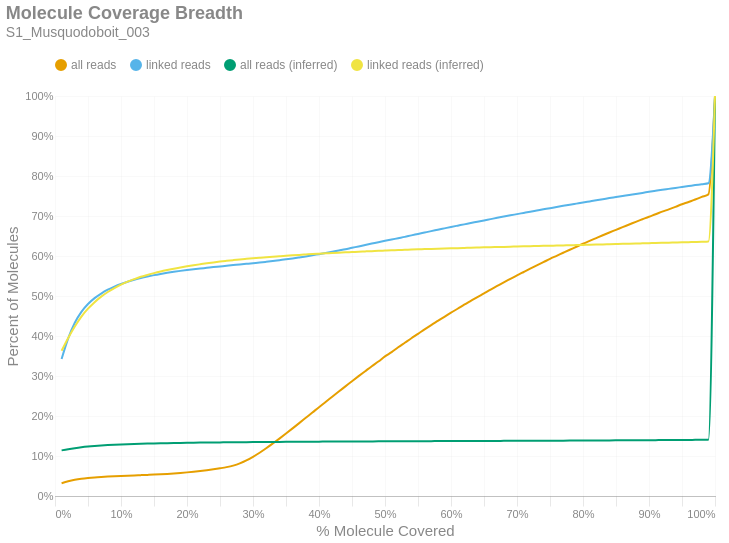

Here is the notebook cell this chart was saved with:
### Markdown cell above
### Molecule Read Coverage
This chart shows molecule coverage breadth as computed by the number of bases aligned to that molecule. In other words, "*how much of each unique long molecule is actually sequenced/aligned?*" Keep in mind there is a distinction between sequences and alignments, since some sequences belonging to a particular molecule may not align well and wouldn't appear in the alignment data. This chart also shows molecule coverage breadth as computed by the *inferred fragment* from which the aligned sequences originate. Unlike read coverage, this calculation takes into account the total insert size, including unsequenced gaps between the forward and reverse reads. Like the previous figures, these are cumulative percents.

### Code cell
if SKIPLR:
    print_html(f"Skipped")
else:
    binned_df = consolidated_hist(valids['coverage_bp'], mask, 0.01, True)
    binned_df_inf = consolidated_hist(valids['coverage_inserts'], mask, 0.01, True)
    binned_df = binned_df.with_columns(pl.lit(binned_df_inf['all reads (cumsum)']).alias('all reads (inferred)'))
    binned_df = binned_df.with_columns(pl.lit(binned_df_inf['linked reads (cumsum)']).alias('linked reads (inferred)'))
    binned_df = binned_df.with_columns(
        (pl.col('bin').cast(pl.Float64) + 0.01).alias('right_edge')
    )

    with SafeRender(binned_df):
        (
            density_plot(binned_df, 'Molecule Coverage Breadth', samplename, 'molcov', ['all reads (inferred)','linked reads (inferred)'])
            .encode(
                #x=alt.X('bin:Q', title="% Molecule Covered").axis(format = '%').scale(padding=0),
                x=alt.X('right_edge:Q', title="% Molecule Covered").axis(format='%').scale(padding=0),
                y=alt.Y('value:Q', title='Percent of Molecules')
                    .axis(format='%')
                    .stack(False)
                    .scale(domainMin=0, padding=0),
                color=alt.Color("key:N").scale(domain = ["all reads", "linked reads", "all reads (inferred)", "linked reads (inferred)"]),
                tooltip = [
                    alt.Tooltip("key:N", title = "Data Type"),
                    alt.Tooltip("range_label:N", title="% Molecule Covered"),
                    alt.Tooltip("value:Q", format = ".2%", title="% Molecules")
                ]
            )
        ).display()

### Figure 1 — Vega-Lite specification as saved in the notebook (floating-point values rounded to 4 significant figures)
{"width": "container", "height": 400, "config": {"title": {"anchor": "start", "dy": -15, "fontSize": 18, "color": "#888888", "subtitleColor": "#888888", "subtitleFontSize": 14}, "arc": {"fill": "#0072B2"}, "axis": {"domainColor": "#888888", "domainWidth": 0.5, "gridWidth": 0.2, "grid": false, "titleFontWeight": 400, "titleFontSize": 15, "labelFontSize": 11, "labelColor": "#888888", "tickColor": "#888888", "tickWidth": 0.2, "titleColor": "#888888"}, "axisBand": {"grid": false}, "axisX": {"grid": true, "tickSize": 10, "domainCap": "round"}, "axisY": {"domain": false, "grid": true, "tickSize": 0, "domainCap": "round"}, "background": "transparent", "header": {"labelFontSize": 15, "labelColor": "#888888", "titleFontSize": 15, "titleFontWeight": 600, "titleColor": "#888888"}, "legend": {"labelFont": "sans-serif", "labelFontSize": 12, "labelColor": "#888888", "symbolSize": 100, "symbolType": "circle", "titleFontSize": 12, "titlePadding": 10, "titleColor": "#888888", "title": null, "orient": "top"}, "range": {"category": ["#E69F00", "#56B4E9", "#009E73", "#F0E442", "#0072B2", "#D55E00", "#CC79A7", "#000000"], "diverging": ["#cfe8f3", "#a2d4ec", "#73bfe2", "#46abdb", "#1696d2", "#12719e"]}, "area": {"fill": "#0072B2", "fillOpacity": 0.7, "line": true, "strokeOpacity": 0.7}, "line": {"color": "#0072B2", "stroke": "#0072B2", "strokeWidth": 2}, "trail": {"color": "#0072B2", "stroke": "#0072B2", "strokeWidth": 0, "size": 1}, "point": {"filled": true, "fillOpacity": 1.0, "size": 95}, "text": {"color": "#888888", "fontSize": 11, "align": "right", "fontWeight": 400, "size": 11}, "bar": {"fill": "#0072B2", "stroke": null}, "view": {"stroke": null, "continuousWidth": 660, "continuousHeight": 400}}, "data": {"name": "data-383c974499f9ad9a298b05f02b03b4aa"}, "mark": {"type": "line", "interpolate": "monotone", "point": {"opacity": 0, "size": 275}}, "encoding": {"color": {"field": "key", "scale": {"domain": ["all reads", "linked reads", "all reads (inferred)", "linked reads (inferred)"]}, "type": "nominal"}, "tooltip": [{"field": "key", "title": "Data Type", "type": "nominal"}, {"field": "range_label", "title": "% Molecule Covered", "type": "nominal"}, {"field": "value", "format": ".2%", "title": "% Molecules", "type": "quantitative"}], "x": {"axis": {"format": "%"}, "field": "right_edge", "scale": {"padding": 0}, "title": "% Molecule Covered", "type": "quantitative"}, "y": {"axis": {"format": "%"}, "field": "value", "scale": {"domainMin": 0, "padding": 0}, "stack": false, "title": "Percent of Molecules", "type": "quantitative"}}, "params": [{"name": "param_c36ac31b6afebe62", "select": {"type": "point", "fields": ["key"]}, "bind": "legend"}], "title": {"text": "Molecule Coverage Breadth", "subtitle": "S1_Musquodoboit_003"}, "transform": [{"fold": ["all reads (cumsum)", "linked reads (cumsum)", "all reads (inferred)", "linked reads (inferred)"]}, {"calculate": "replace(datum.key, ' (cumsum)', '')", "as": "key"}, {"filter": {"param": "param_c36ac31b6afebe62"}}], "usermeta": {"embedOptions": {"downloadFileName": "S1_Musquodoboit_003.molcov"}}, "$schema": "https://vega.github.io/schema/vega-lite/v6.1.0.json", "datasets": {"data-383c974499f9ad9a298b05f02b03b4aa": [{"bin": "0.0", "interval": "0.0-0.01", "all reads": 0.03201, "linked reads": 0.3424, "all reads (cumsum)": 0.03201, "linked reads (cumsum)": 0.3424, "range_label": "0.0-0.01", "all reads (inferred)": 0.1141, "linked reads (inferred)": 0.363, "right_edge": 0.01}, {"bin": "0.01", "interval": "0.01-0.02", "all reads": 0.00477, "linked reads": 0.05151, "all reads (cumsum)": 0.03678, "linked reads (cumsum)": 0.3939, "range_label": "0.01-0.02", "all reads (inferred)": 0.117, "linked reads (inferred)": 0.3951, "right_edge": 0.02}, {"bin": "0.02", "interval": "0.02-0.03", "all reads": 0.003632, "linked reads": 0.03915, "all reads (cumsum)": 0.04041, "linked reads (cumsum)": 0.4331, "range_label": "0.02-0.03", "all reads (inferred)": 0.1196, "linked reads (inferred)": 0.4237, "right_edge": 0.03}, {"bin": "0.03", "interval": "0.03-0.04", "all reads": 0.002635, "linked reads": 0.02729, "all reads (cumsum)": 0.04304, "linked reads (cumsum)": 0.4604, "range_label": "0.03-0.04", "all reads (inferred)": 0.1218, "linked reads (inferred)": 0.4485, "right_edge": 0.04}, {"bin": "0.04", "interval": "0.04-0.05", "all reads": 0.001898, "linked reads": 0.01957, "all reads (cumsum)": 0.04494, "linked reads (cumsum)": 0.4799, "range_label": "0.04-0.05", "all reads (inferred)": 0.1236, "linked reads (inferred)": 0.4683, "right_edge": 0.05}, {"bin": "0.05", "interval": "0.05-0.06", "all reads": 0.001484, "linked reads": 0.01474, "all reads (cumsum)": 0.04643, "linked reads (cumsum)": 0.4947, "range_label": "0.05-0.06", "all reads (inferred)": 0.125, "linked reads (inferred)": 0.4846, "right_edge": 0.06}, {"bin": "0.06", "interval": "0.06-0.07", "all reads": 0.001157, "linked reads": 0.01146, "all reads (cumsum)": 0.04758, "linked reads (cumsum)": 0.5061, "range_label": "0.06-0.07", "all reads (inferred)": 0.1262, "linked reads (inferred)": 0.4984, "right_edge": 0.07}, {"bin": "0.07", "interval": "0.07-0.08", "all reads": 0.0009768, "linked reads": 0.00957, "all reads (cumsum)": 0.04856, "linked reads (cumsum)": 0.5157, "range_label": "0.07-0.08", "all reads (inferred)": 0.1273, "linked reads (inferred)": 0.5099, "right_edge": 0.08}, {"bin": "0.08", "interval": "0.08-0.09", "all reads": 0.0008505, "linked reads": 0.007779, "all reads (cumsum)": 0.04941, "linked reads (cumsum)": 0.5235, "range_label": "0.08-0.09", "all reads (inferred)": 0.1281, "linked reads (inferred)": 0.5199, "right_edge": 0.09}, {"bin": "0.09", "interval": "0.09-0.1", "all reads": 0.0007671, "linked reads": 0.006589, "all reads (cumsum)": 0.05018, "linked reads (cumsum)": 0.5301, "range_label": "0.09-0.1", "all reads (inferred)": 0.1289, "linked reads (inferred)": 0.5284, "right_edge": 0.1}, {"bin": "0.1", "interval": "0.1-0.11", "all reads": 0.000688, "linked reads": 0.005596, "all reads (cumsum)": 0.05087, "linked reads (cumsum)": 0.5357, "range_label": "0.1-0.11", "all reads (inferred)": 0.1296, "linked reads (inferred)": 0.5358, "right_edge": 0.11}, {"bin": "0.11", "interval": "0.11-0.12", "all reads": 0.0006587, "linked reads": 0.004938, "all reads (cumsum)": 0.05152, "linked reads (cumsum)": 0.5406, "range_label": "0.11-0.12", "all reads (inferred)": 0.1301, "linked reads (inferred)": 0.5421, "right_edge": 0.12}, {"bin": "0.12", "interval": "0.12-0.13", "all reads": 0.0006291, "linked reads": 0.004394, "all reads (cumsum)": 0.05215, "linked reads (cumsum)": 0.545, "range_label": "0.12-0.13", "all reads (inferred)": 0.1306, "linked reads (inferred)": 0.548, "right_edge": 0.13}, {"bin": "0.13", "interval": "0.13-0.14", "all reads": 0.0006397, "linked reads": 0.00379, "all reads (cumsum)": 0.05279, "linked reads (cumsum)": 0.5488, "range_label": "0.13-0.14", "all reads (inferred)": 0.1311, "linked reads (inferred)": 0.5528, "right_edge": 0.14}, {"bin": "0.14", "interval": "0.14-0.15", "all reads": 0.0006645, "linked reads": 0.003382, "all reads (cumsum)": 0.05346, "linked reads (cumsum)": 0.5522, "range_label": "0.14-0.15", "all reads (inferred)": 0.1315, "linked reads (inferred)": 0.5573, "right_edge": 0.15}, {"bin": "0.15", "interval": "0.15-0.16", "all reads": 0.0007684, "linked reads": 0.002999, "all reads (cumsum)": 0.05423, "linked reads (cumsum)": 0.5552, "range_label": "0.15-0.16", "all reads (inferred)": 0.1318, "linked reads (inferred)": 0.5613, "right_edge": 0.16}, {"bin": "0.16", "interval": "0.16-0.17", "all reads": 0.0009429, "linked reads": 0.002767, "all reads (cumsum)": 0.05517, "linked reads (cumsum)": 0.5579, "range_label": "0.16-0.17", "all reads (inferred)": 0.1321, "linked reads (inferred)": 0.5649, "right_edge": 0.17}, {"bin": "0.17", "interval": "0.17-0.18", "all reads": 0.001118, "linked reads": 0.00252, "all reads (cumsum)": 0.05629, "linked reads (cumsum)": 0.5604, "range_label": "0.17-0.18", "all reads (inferred)": 0.1324, "linked reads (inferred)": 0.5683, "right_edge": 0.18}, {"bin": "0.18", "interval": "0.18-0.19", "all reads": 0.001305, "linked reads": 0.002347, "all reads (cumsum)": 0.05759, "linked reads (cumsum)": 0.5628, "range_label": "0.18-0.19", "all reads (inferred)": 0.1327, "linked reads (inferred)": 0.5714, "right_edge": 0.19}, {"bin": "0.19", "interval": "0.19-0.2", "all reads": 0.001462, "linked reads": 0.0021, "all reads (cumsum)": 0.05905, "linked reads (cumsum)": 0.5649, "range_label": "0.19-0.2", "all reads (inferred)": 0.133, "linked reads (inferred)": 0.5742, "right_edge": 0.2}, {"bin": "0.2", "interval": "0.2-0.21", "all reads": 0.00163, "linked reads": 0.001931, "all reads (cumsum)": 0.06068, "linked reads (cumsum)": 0.5668, "range_label": "0.2-0.21", "all reads (inferred)": 0.1332, "linked reads (inferred)": 0.5769, "right_edge": 0.21}, {"bin": "0.21", "interval": "0.21-0.22", "all reads": 0.00185, "linked reads": 0.001836, "all reads (cumsum)": 0.06253, "linked reads (cumsum)": 0.5687, "range_label": "0.21-0.22", "all reads (inferred)": 0.1334, "linked reads (inferred)": 0.5794, "right_edge": 0.22}, {"bin": "0.22", "interval": "0.22-0.23", "all reads": 0.00203, "linked reads": 0.00177, "all reads (cumsum)": 0.06456, "linked reads (cumsum)": 0.5704, "range_label": "0.22-0.23", "all reads (inferred)": 0.1337, "linked reads (inferred)": 0.5817, "right_edge": 0.23}, {"bin": "0.23", "interval": "0.23-0.24", "all reads": 0.002225, "linked reads": 0.001806, "all reads (cumsum)": 0.06679, "linked reads (cumsum)": 0.5722, "range_label": "0.23-0.24", "all reads (inferred)": 0.1339, "linked reads (inferred)": 0.5839, "right_edge": 0.24}, {"bin": "0.24", "interval": "0.24-0.25", "all reads": 0.00252, "linked reads": 0.001672, "all reads (cumsum)": 0.06931, "linked reads (cumsum)": 0.5739, "range_label": "0.24-0.25", "all reads (inferred)": 0.134, "linked reads (inferred)": 0.586, "right_edge": 0.25}, {"bin": "0.25", "interval": "0.25-0.26", "all reads": 0.002858, "linked reads": 0.001743, "all reads (cumsum)": 0.07217, "linked reads (cumsum)": 0.5757, "range_label": "0.25-0.26", "all reads (inferred)": 0.1342, "linked reads (inferred)": 0.5878, "right_edge": 0.26}, {"bin": "0.26", "interval": "0.26-0.27", "all reads": 0.003813, "linked reads": 0.001562, "all reads (cumsum)": 0.07598, "linked reads (cumsum)": 0.5772, "range_label": "0.26-0.27", "all reads (inferred)": 0.1344, "linked reads (inferred)": 0.5897, "right_edge": 0.27}, {"bin": "0.27", "interval": "0.27-0.28", "all reads": 0.005505, "linked reads": 0.001455, "all reads (cumsum)": 0.08148, "linked reads (cumsum)": 0.5787, "range_label": "0.27-0.28", "all reads (inferred)": 0.1345, "linked reads (inferred)": 0.5914, "right_edge": 0.28}, {"bin": "0.28", "interval": "0.28-0.29", "all reads": 0.007418, "linked reads": 0.001666, "all reads (cumsum)": 0.0889, "linked reads (cumsum)": 0.5803, "range_label": "0.28-0.29", "all reads (inferred)": 0.1347, "linked reads (inferred)": 0.5929, "right_edge": 0.29}, {"bin": "0.29", "interval": "0.29-0.3", "all reads": 0.009121, "linked reads": 0.001654, "all reads (cumsum)": 0.09802, "linked reads (cumsum)": 0.582, "range_label": "0.29-0.3", "all reads (inferred)": 0.1348, "linked reads (inferred)": 0.5943, "right_edge": 0.3}, {"bin": "0.3", "interval": "0.3-0.31", "all reads": 0.0101, "linked reads": 0.001562, "all reads (cumsum)": 0.1081, "linked reads (cumsum)": 0.5836, "range_label": "0.3-0.31", "all reads (inferred)": 0.1349, "linked reads (inferred)": 0.5957, "right_edge": 0.31}, {"bin": "0.31", "interval": "0.31-0.32", "all reads": 0.01114, "linked reads": 0.001841, "all reads (cumsum)": 0.1193, "linked reads (cumsum)": 0.5854, "range_label": "0.31-0.32", "all reads (inferred)": 0.1351, "linked reads (inferred)": 0.597, "right_edge": 0.32}, {"bin": "0.32", "interval": "0.32-0.33", "all reads": 0.01195, "linked reads": 0.001949, "all reads (cumsum)": 0.1312, "linked reads (cumsum)": 0.5873, "range_label": "0.32-0.33", "all reads (inferred)": 0.1352, "linked reads (inferred)": 0.5981, "right_edge": 0.33}, {"bin": "0.33", "interval": "0.33-0.34", "all reads": 0.0123, "linked reads": 0.00216, "all reads (cumsum)": 0.1435, "linked reads (cumsum)": 0.5895, "range_label": "0.33-0.34", "all reads (inferred)": 0.1353, "linked reads (inferred)": 0.5994, "right_edge": 0.34}, {"bin": "0.34", "interval": "0.34-0.35", "all reads": 0.01265, "linked reads": 0.002133, "all reads (cumsum)": 0.1562, "linked reads (cumsum)": 0.5916, "range_label": "0.34-0.35", "all reads (inferred)": 0.1354, "linked reads (inferred)": 0.6006, "right_edge": 0.35}, {"bin": "0.35", "interval": "0.35-0.36", "all reads": 0.01299, "linked reads": 0.002252, "all reads (cumsum)": 0.1691, "linked reads (cumsum)": 0.5939, "range_label": "0.35-0.36", "all reads (inferred)": 0.1355, "linked reads (inferred)": 0.6017, "right_edge": 0.36}, {"bin": "0.36", "interval": "0.36-0.37", "all reads": 0.01313, "linked reads": 0.002499, "all reads (cumsum)": 0.1823, "linked reads (cumsum)": 0.5964, "range_label": "0.36-0.37", "all reads (inferred)": 0.1356, "linked reads (inferred)": 0.6028, "right_edge": 0.37}, {"bin": "0.37", "interval": "0.37-0.38", "all reads": 0.01321, "linked reads": 0.002603, "all reads (cumsum)": 0.1955, "linked reads (cumsum)": 0.599, "range_label": "0.37-0.38", "all reads (inferred)": 0.1357, "linked reads (inferred)": 0.6038, "right_edge": 0.38}, {"bin": "0.38", "interval": "0.38-0.39", "all reads": 0.0132, "linked reads": 0.002787, "all reads (cumsum)": 0.2087, "linked reads (cumsum)": 0.6018, "range_label": "0.38-0.39", "all reads (inferred)": 0.1358, "linked reads (inferred)": 0.6049, "right_edge": 0.39}, {"bin": "0.39", "interval": "0.39-0.4", "all reads": 0.01343, "linked reads": 0.002841, "all reads (cumsum)": 0.2221, "linked reads (cumsum)": 0.6046, "range_label": "0.39-0.4", "all reads (inferred)": 0.1359, "linked reads (inferred)": 0.6058, "right_edge": 0.4}, {"bin": "0.4", "interval": "0.4-0.41", "all reads": 0.01298, "linked reads": 0.002823, "all reads (cumsum)": 0.2351, "linked reads (cumsum)": 0.6074, "range_label": "0.4-0.41", "all reads (inferred)": 0.136, "linked reads (inferred)": 0.6066, "right_edge": 0.41}, {"bin": "0.41", "interval": "0.41-0.42", "all reads": 0.01318, "linked reads": 0.0031, "all reads (cumsum)": 0.2483, "linked reads (cumsum)": 0.6105, "range_label": "0.41-0.42", "all reads (inferred)": 0.1361, "linked reads (inferred)": 0.6074, "right_edge": 0.42}, {"bin": "0.42", "interval": "0.42-0.43", "all reads": 0.013, "linked reads": 0.003186, "all reads (cumsum)": 0.2613, "linked reads (cumsum)": 0.6137, "range_label": "0.42-0.43", "all reads (inferred)": 0.1361, "linked reads (inferred)": 0.6083, "right_edge": 0.43}, {"bin": "0.43", "interval": "0.43-0.44", "all reads": 0.01278, "linked reads": 0.003153, "all reads (cumsum)": 0.274, "linked reads (cumsum)": 0.6169, "range_label": "0.43-0.44", "all reads (inferred)": 0.1362, "linked reads (inferred)": 0.6092, "right_edge": 0.44}, {"bin": "0.44", "interval": "0.44-0.45", "all reads": 0.01288, "linked reads": 0.003626, "all reads (cumsum)": 0.2869, "linked reads (cumsum)": 0.6205, "range_label": "0.44-0.45", "all reads (inferred)": 0.1363, "linked reads (inferred)": 0.6099, "right_edge": 0.45}, {"bin": "0.45", "interval": "0.45-0.46", "all reads": 0.0127, "linked reads": 0.003377, "all reads (cumsum)": 0.2996, "linked reads (cumsum)": 0.6239, "range_label": "0.45-0.46", "all reads (inferred)": 0.1364, "linked reads (inferred)": 0.6108, "right_edge": 0.46}, {"bin": "0.46", "interval": "0.46-0.47", "all reads": 0.01241, "linked reads": 0.003671, "all reads (cumsum)": 0.312, "linked reads (cumsum)": 0.6276, "range_label": "0.46-0.47", "all reads (inferred)": 0.1365, "linked reads (inferred)": 0.6115, "right_edge": 0.47}, {"bin": "0.47", "interval": "0.47-0.48", "all reads": 0.01236, "linked reads": 0.003445, "all reads (cumsum)": 0.3244, "linked reads (cumsum)": 0.631, "range_label": "0.47-0.48", "all reads (inferred)": 0.1365, "linked reads (inferred)": 0.6122, "right_edge": 0.48}, {"bin": "0.48", "interval": "0.48-0.49", "all reads": 0.01168, "linked reads": 0.00332, "all reads (cumsum)": 0.3361, "linked reads (cumsum)": 0.6343, "range_label": "0.48-0.49", "all reads (inferred)": 0.1366, "linked reads (inferred)": 0.613, "right_edge": 0.49}, {"bin": "0.49", "interval": "0.49-0.5", "all reads": 0.01294, "linked reads": 0.003579, "all reads (cumsum)": 0.349, "linked reads (cumsum)": 0.6379, "range_label": "0.49-0.5", "all reads (inferred)": 0.1367, "linked reads (inferred)": 0.6136, "right_edge": 0.5}, {"bin": "0.5", "interval": "0.5-0.51", "all reads": 0.01078, "linked reads": 0.00329, "all reads (cumsum)": 0.3598, "linked reads (cumsum)": 0.6412, "range_label": "0.5-0.51", "all reads (inferred)": 0.1368, "linked reads (inferred)": 0.6142, "right_edge": 0.51}, {"bin": "0.51", "interval": "0.51-0.52", "all reads": 0.01204, "linked reads": 0.003379, "all reads (cumsum)": 0.3718, "linked reads (cumsum)": 0.6446, "range_label": "0.51-0.52", "all reads (inferred)": 0.1368, "linked reads (inferred)": 0.6149, "right_edge": 0.52}, {"bin": "0.52", "interval": "0.52-0.53", "all reads": 0.01126, "linked reads": 0.003278, "all reads (cumsum)": 0.3831, "linked reads (cumsum)": 0.6478, "range_label": "0.52-0.53", "all reads (inferred)": 0.1369, "linked reads (inferred)": 0.6154, "right_edge": 0.53}, {"bin": "0.53", "interval": "0.53-0.54", "all reads": 0.01131, "linked reads": 0.003733, "all reads (cumsum)": 0.3944, "linked reads (cumsum)": 0.6516, "range_label": "0.53-0.54", "all reads (inferred)": 0.137, "linked reads (inferred)": 0.6161, "right_edge": 0.54}, {"bin": "0.54", "interval": "0.54-0.55", "all reads": 0.01092, "linked reads": 0.003469, "all reads (cumsum)": 0.4053, "linked reads (cumsum)": 0.655, "range_label": "0.54-0.55", "all reads (inferred)": 0.137, "linked reads (inferred)": 0.6167, "right_edge": 0.55}, {"bin": "0.55", "interval": "0.55-0.56", "all reads": 0.01119, "linked reads": 0.003588, "all reads (cumsum)": 0.4165, "linked reads (cumsum)": 0.6586, "range_label": "0.55-0.56", "all reads (inferred)": 0.1371, "linked reads (inferred)": 0.6172, "right_edge": 0.56}, {"bin": "0.56", "interval": "0.56-0.57", "all reads": 0.01077, "linked reads": 0.003573, "all reads (cumsum)": 0.4273, "linked reads (cumsum)": 0.6622, "range_label": "0.56-0.57", "all reads (inferred)": 0.1372, "linked reads (inferred)": 0.6177, "right_edge": 0.57}, {"bin": "0.57", "interval": "0.57-0.58", "all reads": 0.01036, "linked reads": 0.003421, "all reads (cumsum)": 0.4377, "linked reads (cumsum)": 0.6656, "range_label": "0.57-0.58", "all reads (inferred)": 0.1372, "linked reads (inferred)": 0.6182, "right_edge": 0.58}, {"bin": "0.58", "interval": "0.58-0.59", "all reads": 0.01039, "linked reads": 0.003481, "all reads (cumsum)": 0.4481, "linked reads (cumsum)": 0.6691, "range_label": "0.58-0.59", "all reads (inferred)": 0.1373, "linked reads (inferred)": 0.6187, "right_edge": 0.59}, {"bin": "0.59", "interval": "0.59-0.6", "all reads": 0.01032, "linked reads": 0.003487, "all reads (cumsum)": 0.4584, "linked reads (cumsum)": 0.6726, "range_label": "0.59-0.6", "all reads (inferred)": 0.1373, "linked reads (inferred)": 0.6192, "right_edge": 0.6}, {"bin": "0.6", "interval": "0.6-0.61", "all reads": 0.009758, "linked reads": 0.003278, "all reads (cumsum)": 0.4681, "linked reads (cumsum)": 0.6759, "range_label": "0.6-0.61", "all reads (inferred)": 0.1374, "linked reads (inferred)": 0.6196, "right_edge": 0.61}, {"bin": "0.61", "interval": "0.61-0.62", "all reads": 0.01006, "linked reads": 0.003213, "all reads (cumsum)": 0.4782, "linked reads (cumsum)": 0.6791, "range_label": "0.61-0.62", "all reads (inferred)": 0.1375, "linked reads (inferred)": 0.6201, "right_edge": 0.62}, {"bin": "0.62", "interval": "0.62-0.63", "all reads": 0.009622, "linked reads": 0.003371, "all reads (cumsum)": 0.4878, "linked reads (cumsum)": 0.6825, "range_label": "0.62-0.63", "all reads (inferred)": 0.1375, "linked reads (inferred)": 0.6206, "right_edge": 0.63}, {"bin": "0.63", "interval": "0.63-0.64", "all reads": 0.009547, "linked reads": 0.003133, "all reads (cumsum)": 0.4974, "linked reads (cumsum)": 0.6856, "range_label": "0.63-0.64", "all reads (inferred)": 0.1376, "linked reads (inferred)": 0.6211, "right_edge": 0.64}, {"bin": "0.64", "interval": "0.64-0.65", "all reads": 0.009204, "linked reads": 0.003299, "all reads (cumsum)": 0.5066, "linked reads (cumsum)": 0.6889, "range_label": "0.64-0.65", "all reads (inferred)": 0.1377, "linked reads (inferred)": 0.6216, "right_edge": 0.65}, {"bin": "0.65", "interval": "0.65-0.66", "all reads": 0.00959, "linked reads": 0.003255, "all reads (cumsum)": 0.5162, "linked reads (cumsum)": 0.6921, "range_label": "0.65-0.66", "all reads (inferred)": 0.1377, "linked reads (inferred)": 0.622, "right_edge": 0.66}, {"bin": "0.66", "interval": "0.66-0.67", "all reads": 0.008988, "linked reads": 0.003284, "all reads (cumsum)": 0.5251, "linked reads (cumsum)": 0.6954, "range_label": "0.66-0.67", "all reads (inferred)": 0.1378, "linked reads (inferred)": 0.6224, "right_edge": 0.67}, {"bin": "0.67", "interval": "0.67-0.68", "all reads": 0.008972, "linked reads": 0.003103, "all reads (cumsum)": 0.5341, "linked reads (cumsum)": 0.6985, "range_label": "0.67-0.68", "all reads (inferred)": 0.1378, "linked reads (inferred)": 0.6228, "right_edge": 0.68}, {"bin": "0.68", "interval": "0.68-0.69", "all reads": 0.008713, "linked reads": 0.003156, "all reads (cumsum)": 0.5428, "linked reads (cumsum)": 0.7017, "range_label": "0.68-0.69", "all reads (inferred)": 0.1379, "linked reads (inferred)": 0.6232, "right_edge": 0.69}, {"bin": "0.69", "interval": "0.69-0.7", "all reads": 0.008765, "linked reads": 0.002984, "all reads (cumsum)": 0.5516, "linked reads (cumsum)": 0.7047, "range_label": "0.69-0.7", "all reads (inferred)": 0.138, "linked reads (inferred)": 0.6237, "right_edge": 0.7}, {"bin": "0.7", "interval": "0.7-0.71", "all reads": 0.008376, "linked reads": 0.003031, "all reads (cumsum)": 0.56, "linked reads (cumsum)": 0.7077, "range_label": "0.7-0.71", "all reads (inferred)": 0.138, "linked reads (inferred)": 0.6241, "right_edge": 0.71}, {"bin": "0.71", "interval": "0.71-0.72", "all reads": 0.008329, "linked reads": 0.003022, "all reads (cumsum)": 0.5683, "linked reads (cumsum)": 0.7107, "range_label": "0.71-0.72", "all reads (inferred)": 0.1381, "linked reads (inferred)": 0.6245, "right_edge": 0.72}, {"bin": "0.72", "interval": "0.72-0.73", "all reads": 0.008207, "linked reads": 0.002948, "all reads (cumsum)": 0.5765, "linked reads (cumsum)": 0.7137, "range_label": "0.72-0.73", "all reads (inferred)": 0.1382, "linked reads (inferred)": 0.6249, "right_edge": 0.73}, {"bin": "0.73", "interval": "0.73-0.74", "all reads": 0.008022, "linked reads": 0.00296, "all reads (cumsum)": 0.5845, "linked reads (cumsum)": 0.7166, "range_label": "0.73-0.74", "all reads (inferred)": 0.1382, "linked reads (inferred)": 0.6253, "right_edge": 0.74}, {"bin": "0.74", "interval": "0.74-0.75", "all reads": 0.008319, "linked reads": 0.002936, "all reads (cumsum)": 0.5928, "linked reads (cumsum)": 0.7196, "range_label": "0.74-0.75", "all reads (inferred)": 0.1383, "linked reads (inferred)": 0.6257, "right_edge": 0.75}, {"bin": "0.75", "interval": "0.75-0.76", "all reads": 0.00757, "linked reads": 0.00299, "all reads (cumsum)": 0.6004, "linked reads (cumsum)": 0.7226, "range_label": "0.75-0.76", "all reads (inferred)": 0.1383, "linked reads (inferred)": 0.626, "right_edge": 0.76}, {"bin": "0.76", "interval": "0.76-0.77", "all reads": 0.007653, "linked reads": 0.002871, "all reads (cumsum)": 0.6081, "linked reads (cumsum)": 0.7254, "range_label": "0.76-0.77", "all reads (inferred)": 0.1384, "linked reads (inferred)": 0.6264, "right_edge": 0.77}, {"bin": "0.77", "interval": "0.77-0.78", "all reads": 0.007603, "linked reads": 0.002838, "all reads (cumsum)": 0.6157, "linked reads (cumsum)": 0.7283, "range_label": "0.77-0.78", "all reads (inferred)": 0.1385, "linked reads (inferred)": 0.6269, "right_edge": 0.78}, {"bin": "0.78", "interval": "0.78-0.79", "all reads": 0.007422, "linked reads": 0.002686, "all reads (cumsum)": 0.6231, "linked reads (cumsum)": 0.731, "range_label": "0.78-0.79", "all reads (inferred)": 0.1386, "linked reads (inferred)": 0.6273, "right_edge": 0.79}, {"bin": "0.79", "interval": "0.79-0.8", "all reads": 0.007644, "linked reads": 0.002686, "all reads (cumsum)": 0.6307, "linked reads (cumsum)": 0.7336, "range_label": "0.79-0.8", "all reads (inferred)": 0.1386, "linked reads (inferred)": 0.6277, "right_edge": 0.8}, {"bin": "0.8", "interval": "0.8-0.81", "all reads": 0.00689, "linked reads": 0.00282, "all reads (cumsum)": 0.6376, "linked reads (cumsum)": 0.7365, "range_label": "0.8-0.81", "all reads (inferred)": 0.1387, "linked reads (inferred)": 0.6281, "right_edge": 0.81}, {"bin": "0.81", "interval": "0.81-0.82", "all reads": 0.007133, "linked reads": 0.002817, "all reads (cumsum)": 0.6448, "linked reads (cumsum)": 0.7393, "range_label": "0.81-0.82", "all reads (inferred)": 0.1388, "linked reads (inferred)": 0.6286, "right_edge": 0.82}, {"bin": "0.82", "interval": "0.82-0.83", "all reads": 0.007092, "linked reads": 0.002674, "all reads (cumsum)": 0.6518, "linked reads (cumsum)": 0.742, "range_label": "0.82-0.83", "all reads (inferred)": 0.1389, "linked reads (inferred)": 0.629, "right_edge": 0.83}, {"bin": "0.83", "interval": "0.83-0.84", "all reads": 0.006897, "linked reads": 0.002829, "all reads (cumsum)": 0.6587, "linked reads (cumsum)": 0.7448, "range_label": "0.83-0.84", "all reads (inferred)": 0.139, "linked reads (inferred)": 0.6295, "right_edge": 0.84}, {"bin": "0.84", "interval": "0.84-0.85", "all reads": 0.006686, "linked reads": 0.002552, "all reads (cumsum)": 0.6654, "linked reads (cumsum)": 0.7473, "range_label": "0.84-0.85", "all reads (inferred)": 0.1391, "linked reads (inferred)": 0.6299, "right_edge": 0.85}, {"bin": "0.85", "interval": "0.85-0.86", "all reads": 0.006754, "linked reads": 0.002636, "all reads (cumsum)": 0.6722, "linked reads (cumsum)": 0.75, "range_label": "0.85-0.86", "all reads (inferred)": 0.1392, "linked reads (inferred)": 0.6304, "right_edge": 0.86}, {"bin": "0.86", "interval": "0.86-0.87", "all reads": 0.006518, "linked reads": 0.002564, "all reads (cumsum)": 0.6787, "linked reads (cumsum)": 0.7525, "range_label": "0.86-0.87", "all reads (inferred)": 0.1393, "linked reads (inferred)": 0.6308, "right_edge": 0.87}, {"bin": "0.87", "interval": "0.87-0.88", "all reads": 0.006662, "linked reads": 0.002677, "all reads (cumsum)": 0.6854, "linked reads (cumsum)": 0.7552, "range_label": "0.87-0.88", "all reads (inferred)": 0.1394, "linked reads (inferred)": 0.6313, "right_edge": 0.88}, {"bin": "0.88", "interval": "0.88-0.89", "all reads": 0.006418, "linked reads": 0.002523, "all reads (cumsum)": 0.6918, "linked reads (cumsum)": 0.7577, "range_label": "0.88-0.89", "all reads (inferred)": 0.1395, "linked reads (inferred)": 0.6317, "right_edge": 0.89}, {"bin": "0.89", "interval": "0.89-0.9", "all reads": 0.006427, "linked reads": 0.002671, "all reads (cumsum)": 0.6982, "linked reads (cumsum)": 0.7604, "range_label": "0.89-0.9", "all reads (inferred)": 0.1396, "linked reads (inferred)": 0.6321, "right_edge": 0.9}, {"bin": "0.9", "interval": "0.9-0.91", "all reads": 0.006044, "linked reads": 0.002535, "all reads (cumsum)": 0.7043, "linked reads (cumsum)": 0.7629, "range_label": "0.9-0.91", "all reads (inferred)": 0.1397, "linked reads (inferred)": 0.6326, "right_edge": 0.91}, {"bin": "0.91", "interval": "0.91-0.92", "all reads": 0.006664, "linked reads": 0.002502, "all reads (cumsum)": 0.7109, "linked reads (cumsum)": 0.7654, "range_label": "0.91-0.92", "all reads (inferred)": 0.1398, "linked reads (inferred)": 0.633, "right_edge": 0.92}, {"bin": "0.92", "interval": "0.92-0.93", "all reads": 0.00577, "linked reads": 0.00238, "all reads (cumsum)": 0.7167, "linked reads (cumsum)": 0.7678, "range_label": "0.92-0.93", "all reads (inferred)": 0.1399, "linked reads (inferred)": 0.6334, "right_edge": 0.93}, {"bin": "0.93", "interval": "0.93-0.94", "all reads": 0.006198, "linked reads": 0.002398, "all reads (cumsum)": 0.7229, "linked reads (cumsum)": 0.7702, "range_label": "0.93-0.94", "all reads (inferred)": 0.14, "linked reads (inferred)": 0.6338, "right_edge": 0.94}, {"bin": "0.94", "interval": "0.94-0.95", "all reads": 0.006594, "linked reads": 0.002309, "all reads (cumsum)": 0.7295, "linked reads (cumsum)": 0.7725, "range_label": "0.94-0.95", "all reads (inferred)": 0.1401, "linked reads (inferred)": 0.6342, "right_edge": 0.95}, {"bin": "0.95", "interval": "0.95-0.96", "all reads": 0.005449, "linked reads": 0.002335, "all reads (cumsum)": 0.7349, "linked reads (cumsum)": 0.7749, "range_label": "0.95-0.96", "all reads (inferred)": 0.1402, "linked reads (inferred)": 0.6347, "right_edge": 0.96}, {"bin": "0.96", "interval": "0.96-0.97", "all reads": 0.006335, "linked reads": 0.002356, "all reads (cumsum)": 0.7413, "linked reads (cumsum)": 0.7772, "range_label": "0.96-0.97", "all reads (inferred)": 0.1404, "linked reads (inferred)": 0.6351, "right_edge": 0.97}, {"bin": "0.97", "interval": "0.97-0.98", "all reads": 0.00651, "linked reads": 0.002294, "all reads (cumsum)": 0.7478, "linked reads (cumsum)": 0.7795, "range_label": "0.97-0.98", "all reads (inferred)": 0.1405, "linked reads (inferred)": 0.6356, "right_edge": 0.98}, {"bin": "0.98", "interval": "0.98-0.99", "all reads": 0.006187, "linked reads": 0.002353, "all reads (cumsum)": 0.754, "linked reads (cumsum)": 0.7819, "range_label": "0.98-0.99", "all reads (inferred)": 0.1407, "linked reads (inferred)": 0.6364, "right_edge": 0.99}, {"bin": "0.99", "interval": "0.99-1.0", "all reads": 0.246, "linked reads": 0.2181, "all reads (cumsum)": 1.0, "linked reads (cumsum)": 1.0, "range_label": "0.99-1.0", "all reads (inferred)": 1.0, "linked reads (inferred)": 1.0, "right_edge": 1.0}]}}
